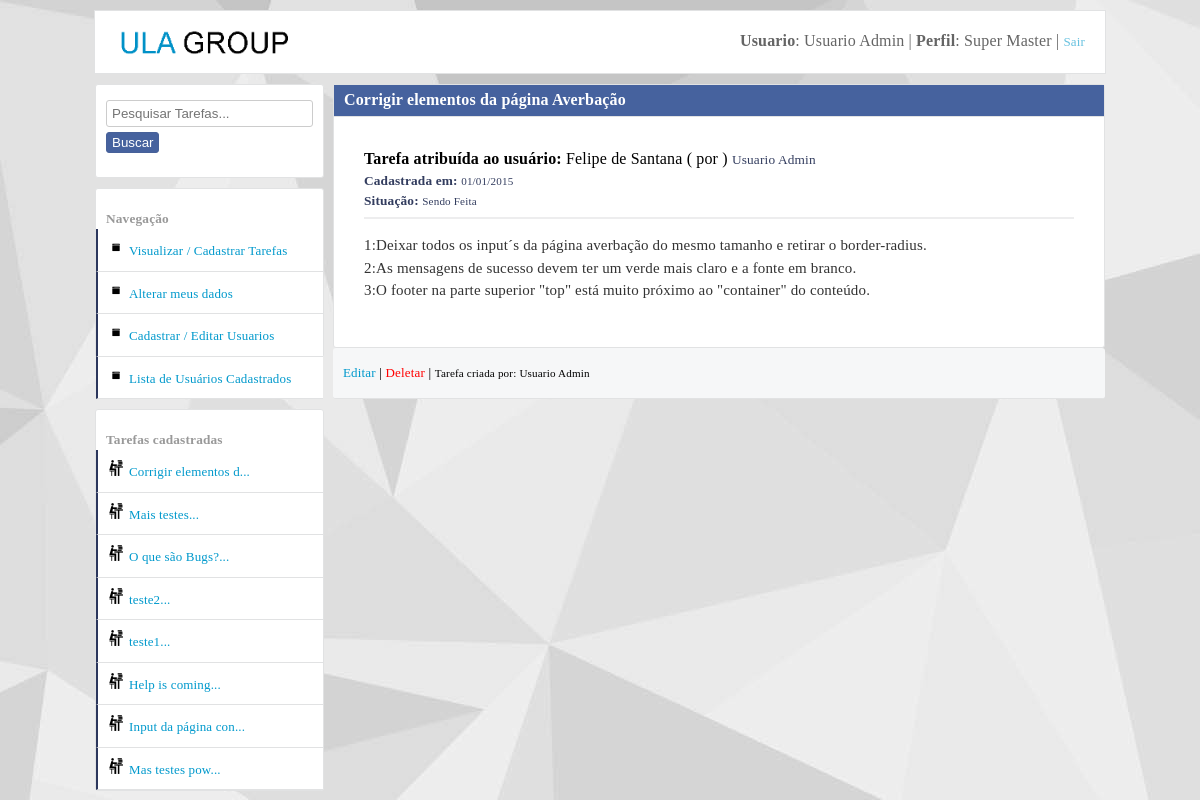
/visualizar_tarefa_completa.php?textoCompleto&id=20 (signed in), run on the app's committed database.
### tables this page shows
CREATE TABLE IF NOT EXISTS `tarefas` (
  `id` int(11) NOT NULL AUTO_INCREMENT,
  `titulo` varchar(50) NOT NULL,
  `texto` text NOT NULL,
  `vinculoUsuario` int(11) NOT NULL,
  `dataCadastro` varchar(10) NOT NULL,
  `situacao` int(11) DEFAULT NULL,
  `dataAcao` varchar(10) DEFAULT NULL,
  `criadorDaTarefa` int(11) NOT NULL,
  PRIMARY KEY (`id`),
  KEY `fk_criador_da_tarefa` (`criadorDaTarefa`),
  KEY `fk_quem_vai_fazer_a_tarefa` (`vinculoUsuario`)
);

CREATE TABLE IF NOT EXISTS `usuarios` (
  `id` int(11) NOT NULL AUTO_INCREMENT,
  `nome` varchar(40) NOT NULL,
  `login` varchar(40) NOT NULL,
  `senha` varchar(10) NOT NULL,
  `dataCadastro` varchar(10) NOT NULL,
  `perfil` int(11) NOT NULL,
  `perfil_master_master` int(11) DEFAULT NULL,
  PRIMARY KEY (`id`)
);

### Container.class.php (called while the page is built, shortened)
<?php
class Container
{
	public static function getUsuario()
	{
		$usuario = new UsuarioModel(self::getConexao());
		return $usuario;
	}
	public static function getConexao()
	{
		$servidor = "false";
		if ($servidor == "true")
		{
			$conexao = new Conexao("mysql.hostinger.com.br","u592982482_ney","u592982482_ney","32402709ney");
		}
		else
		{
			$conexao = new Conexao("localhost","tarefas","root","");
		}
	    return $conexao;
	}
}

### db/Conexao.class.php (called while the page is built, shortened)
<?php
class Conexao implements ConexaoInterface
{
	private $host;
	private $db;
	private $user;
	private $password;
	public function __construct($host, $db, $user, $password)
	{
		$this->host = $host;
		$this->db = $db;
		$this->user = $user;
		$this->password = $password;
	}
	public function connect()
	{
		return new \PDO("mysql:host={$this->host};dbname={$this->db}",$this->user,$this->password);
	}
}

### models/UsuarioModel.class.php (called while the page is built, shortened)
<?php
class UsuarioModel
{
	private $tableName = "usuarios";
	private $db;
	public function __construct(ConexaoInterface $conexao)
	{
		$this->db = $conexao->connect();
	}
	public function listarWhere($campo, $valor)
	{
		if ($campo == "id")
		{
			$valor = (int) $valor;
		}
		$query = $this->db->prepare("select * from {$this->tableName} where {$campo} = ?");
		$query->execute(array($valor));
		return $query->fetchAll(PDO::FETCH_OBJ);
	}
	public function colecaoUsuarioTarefas()
	{
		$query = $this->db->prepare("select usuarios.id as idUsuario, tarefas.id as idTarefas,
        nome, login, perfil, usuarios.dataCadastro as usuarioDataDoCadastro,
        titulo, texto, tarefas.dataCadastro as tarefasDataDoCadastro,
        situacao, dataAcao, criadorDaTarefa, vinculoUsuario
        from usuarios join tarefas on tarefas.criadorDaTarefa =
        usuarios.id order by tarefas.id desc");
        $query->execute();
		return $query->fetchAll(PDO::FETCH_OBJ);
	}
	public function colecaoUsuarioTarefasWhere($campo, $valor)
	{
		if ($campo == "tarefas.id")
		{
			$valor = (int) $valor;
		}
		$query = $this->db->prepare("select usuarios.id as idUsuario, tarefas.id as idTarefas,
        nome, login, perfil, usuarios.dataCadastro as usuarioDataDoCadastro,
        titulo, texto, tarefas.dataCadastro as tarefasDataDoCadastro,
        situacao, dataAcao, criadorDaTarefa, vinculoUsuario
        from usuarios join tarefas on tarefas.criadorDaTarefa =
        usuarios.id where {$campo} = ?");
        $query->execute(array($valor));
		return $query->fetchAll(PDO::FETCH_OBJ);
	}
}

### visualizar_tarefa_completa.php (called while the page is built)
<?php
require_once("dashboard.php");
?>

### utilidades/functions.php (called while the page is built, shortened)
<?php
function DelimitarPorTamnho($entrada,$tamanho,$acabamento)
{
	$saida = str_split($entrada,$tamanho);
    return $saida[0].$acabamento;
}
function situacaoTarefa($situacao)
{
	if ($situacao == "1")
	{
		return "Pendente";
	}
	elseif ($situacao == "2")
	{
		return "Sendo Feita";
	}
	elseif ($situacao == "3")
	{
		return "Feita";
	}
}

### layout_parts/area_left.php (the view, shortened to what this page needs)
<div id="main-area-left">
<section class="left">
<div class="div_oculta_left">
<form method="get" action="dashboard.php">
	<input type="search" name="input_pesquisa" id="input_pesquisa" placeholder="Pesquisar Tarefas...">
	<button type="submit" class="button-postar">Buscar</button>
</form>
</div>
</section>
<section class="left">
<br>
<b>Navegação</b>
<ul id="menu-left" class="cadastrar-usuario">
	<li><a href="dashboard.php">Visualizar / Cadastrar Tarefas</a></li>
	<li><a href="alterar_meus_dados.php?alterarMeusDados">Alterar meus dados</a></li>
	<?php if ($_SESSION["perfil"] == "1"): ?>
	<li><a href="cadastrar_usuarios.php">Cadastrar / Editar Usuarios</a></li>
	<?php endif; ?>
</ul>
</section>
<ul id="menu-left" class="cadastrar-usuario">
<li><a href="#" class="show_menu_usuarios_cadastrados">Lista de Usuários Cadastrados</a></li>
</ul>
<section class="left">
<br>
<b>Tarefas cadastradas</b>
<ul id="menu-left" class="cadastrar-usuario">
	<?php foreach($usuario->colecaoUsuarioTarefas() as $listar):?>
	  <li><a class="link-arquivos" href="visualizar_tarefa_completa.php?textoCompleto&id=<?php echo $listar->idTarefas; ?>" title="<?php echo $listar->titulo . ": (" . $listar->tarefasDataDoCadastro ." )"; ?>"><?php echo DelimitarPorTamnho($listar->titulo, 20, "..."); ?></a></li>
    <?php endforeach; ?>
</ul>
</section>
</div>

### layout_parts/area_textarea_postagem_completa.php (shortened to what this page needs)
<?php foreach($usuario->colecaoUsuarioTarefasWhere("tarefas.id",$id) as $listar):
foreach($usuario->listarWhere("id",$listar->vinculoUsuario) as $list)
{
	$_nomeDoUsuarioTarefaAtibuida = $list->nome;
}
?>
<section class="areas apresenta-tarefas">
<h1 class="h1-title-tarefas"><?php echo $listar->titulo; ?></h1>
<div class="info-areas">
<b>Tarefa atribuída ao usuário:</b> <?php echo $_nomeDoUsuarioTarefaAtibuida; ?></small> ( por ) <small><?php echo $listar->nome; ?><br>
<b>Cadastrada em:</b> <small><?php echo $listar->tarefasDataDoCadastro; ?></small> <br>
<b>Situação:</b> <small><?php echo situacaoTarefa($listar->situacao); ?></small> <br>
<hr>
<p><?php echo nl2br($listar->texto); ?></p>
</div>
</section>
<div class="footer-areas">
<?php
if ($_SESSION["perfil"] == "1"):
?>
 <a href="editar_tarefas.php?editar&id=<?php echo $listar->idTarefas;?>" class="editar" title="Editar essa Tarefa">Editar</a> |
 <a href="tarefa_controller.php?deletar&id=<?php echo $listar->idTarefas;?>" class="deletar" title="Deletar essa Tarefa">Deletar</a> |
 <small>Tarefa criada por: <?php echo $listar->nome; ?></small>
<?php endif; ?>
</div>
<?php endforeach; ?>

### css/style.css (style rules this page uses)
body { background:#e9eaed; font-family:Tahoma!important; margin:0; margin-top:10px; font-family: "freight-text-pro",Georgia,Cambria,"Times New Roman",Times,serif; letter-spacing: 0.01rem; font-weight: 400; font-style: normal; line-height: 1.5; background-image:url("css_img/fundo.jpg")!important; background-attachment: fixed; }
.areas { width:750px; height:auto; min-height:200px; background:#ffffff; margin:auto; border-radius:3px; border:1px solid #e1e2e3; margin-top:0px; padding:10px; }
.apresenta-tarefas h1 { display:block; padding:10px; padding-bottom:1px; background:#f6f7f8; padding-top:0!important; line-height:30px!important; border-bottom:1px solid #e1e2e3; margin-bottom:0!important; }
.apresenta-tarefas { padding:0; width:770px; }
.apresenta-tarefas small { color:#333d5f; }
hr { opacity:0.60; border:1px solid #e1e2e3; }
.info-areas { padding:30px; font-family: "freight-text-pro",Georgia,Cambria,"Times New Roman",Times,serif; letter-spacing: 0.01rem; font-weight: 400; font-style: normal; line-height: 1.5; }
.info-areas p { font-size:15px; }
.footer-areas { display:block; padding:0; padding-bottom:1px; background:#f6f7f8; padding-top:10!important; padding-bottom:10!important; line-height:30px!important; border-bottom:1px solid #e1e2e3; min-height:10px; border-radius:3px; border-left:0; border-right:0; padding-left:10px; margin-bottom:10px; }
.areas p { color:#333333; }
.areas h1,h2,h3,h4 { margin:0; margin-bottom:10px; color:#999999; }
.button-postar { padding:5px; background:#46629e; border:1px solid #476199; border-radius:3px; color:white; margin:11px 0px; cursor:pointer; font-weight:bold; }
#main-area-left { width:229px; }
.left { width:227px; background:white; height:auto; margin-top:10px; border:1px solid #e1e2e3; border-radius:3px; }
.left b { margin-left:10px; margin-top:10px!important; color:#999999; }
input { width:300px; padding:5px; border-radius:3px; border:1px solid #cccccc; outline:none; margin-top:5px; margin-bottom:5px; }
button { margin-top:8px; }
a { color:#0099cc; font-size:13px; text-decoration:none; }
ul { margin:0; padding:0; list-style:none; }
#menu-left a { display:block; padding:10px; background:white; border-bottom:1px solid #e1e2e3; border-left:2px solid #2c375d; }
.cadastrar-usuario a::before { content: url(css_img/icone_cadastrar_usuario.png); margin-right:5px; }
.link-arquivos::before { content: url(css_img/icone_arquivos.png)!important; margin-right:5px; }
.deletar { color:#ff0000; }
.h1-title-tarefas { background:#46629e!important; color:white!important; }
.show_menu_usuarios_cadastrados { display:block; padding-top:10px; padding-bottom:10px; background:white; width:205px; border-left:2px solid #009900; margin-left:1px; margin-top:-1px; }
.div_oculta_left { padding:10px; padding-bottom:0; }
.div_oculta_left input { width:207px; }
.div_oculta_left button { margin-top:0px; padding-top:2px; padding-bottom:2px; font-weight:normal; }

### css/SimpleAnimationCSS.css (style rules this page uses)
.comes-here { -webkit-animation:comes-here 1.5s 1; -moz-animation:comes-here 1.5s 1; -o-animation:comes-here 1.5s 1; -ms-animation:comes-here 1.5s 1; }

### data on the page
tarefas: titulo "Corrigir elementos da página Averbação", vinculoUsuario.nome "Felipe de Santana", criadorDaTarefa.nome "Usuario Admin", dataCadastro "01/01/2015", situacao "Sendo Feita", texto "1:Deixar todos os input´s da página averbação do mesmo tamanho e retirar o border-radius. 2:As mensagens de sucesso devem ter um verde mais claro e a fonte em branco. 3:O footer na parte superior \"top\" está muito próximo ao \"container\" do conteúdo.", titulo "Corrigir elementos d..."
tarefas: titulo "Mais testes..."
tarefas: titulo "O que são Bugs?..."
tarefas: titulo "teste2..."
tarefas: titulo "teste1..."
tarefas: titulo "Help is coming..."
tarefas: titulo "Input da página con..."
tarefas: titulo "Mas testes pow..."

### other printed values
$_SESSION["nome"] "Usuario Admin"
$tipoPerfil "Super Master"
